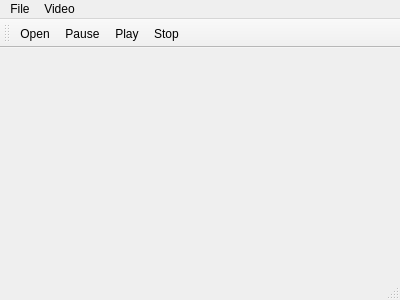
<?xml version="1.0" encoding="UTF-8"?>
<ui version="4.0">
 <class>MainWindow</class>
 <widget class="QMainWindow" name="MainWindow">
  <property name="geometry">
   <rect>
    <x>0</x>
    <y>0</y>
    <width>400</width>
    <height>300</height>
   </rect>
  </property>
  <property name="windowTitle">
   <string>MainWindow</string>
  </property>
  <widget class="QWidget" name="centralWidget"/>
  <widget class="QMenuBar" name="menuBar">
   <property name="geometry">
    <rect>
     <x>0</x>
     <y>0</y>
     <width>400</width>
     <height>22</height>
    </rect>
   </property>
   <widget class="QMenu" name="menuFile">
    <property name="title">
     <string>File</string>
    </property>
    <addaction name="actionOpen"/>
   </widget>
   <widget class="QMenu" name="menuVideo">
    <property name="title">
     <string>Video</string>
    </property>
    <addaction name="actionPlay"/>
    <addaction name="actionPause"/>
    <addaction name="actionStop"/>
   </widget>
   <addaction name="menuFile"/>
   <addaction name="menuVideo"/>
  </widget>
  <widget class="QToolBar" name="mainToolBar">
   <attribute name="toolBarArea">
    <enum>TopToolBarArea</enum>
   </attribute>
   <attribute name="toolBarBreak">
    <bool>false</bool>
   </attribute>
   <addaction name="actionOpen"/>
   <addaction name="actionPause"/>
   <addaction name="actionPlay"/>
   <addaction name="actionStop"/>
  </widget>
  <widget class="QStatusBar" name="statusBar"/>
  <action name="actionOpen">
   <property name="icon">
    <iconset resource="resources.qrc">
     <normaloff>:/images/icon/folder.png</normaloff>:/images/icon/folder.png</iconset>
   </property>
   <property name="text">
    <string>Open</string>
   </property>
   <property name="toolTip">
    <string>Open A File</string>
   </property>
   <property name="shortcut">
    <string>Ctrl+O</string>
   </property>
  </action>
  <action name="actionPlay">
   <property name="icon">
    <iconset resource="resources.qrc">
     <normaloff>:/images/icon/play.png</normaloff>:/images/icon/play.png</iconset>
   </property>
   <property name="text">
    <string>Play</string>
   </property>
   <property name="toolTip">
    <string>Play The File</string>
   </property>
  </action>
  <action name="actionPause">
   <property name="icon">
    <iconset resource="resources.qrc">
     <normaloff>:/images/icon/pause.png</normaloff>:/images/icon/pause.png</iconset>
   </property>
   <property name="text">
    <string>Pause</string>
   </property>
   <property name="toolTip">
    <string>Pause The File</string>
   </property>
  </action>
  <action name="actionStop">
   <property name="icon">
    <iconset resource="resources.qrc">
     <normaloff>:/images/icon/stop.png</normaloff>:/images/icon/stop.png</iconset>
   </property>
   <property name="text">
    <string>Stop</string>
   </property>
   <property name="toolTip">
    <string>Stop The File</string>
   </property>
  </action>
 </widget>
 <layoutdefault spacing="6" margin="11"/>
 <resources>
  <include location="resources.qrc"/>
 </resources>
 <connections/>
</ui>
